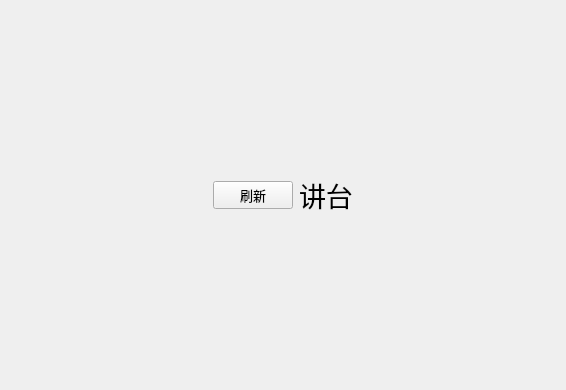
<?xml version="1.0" encoding="UTF-8"?>
<ui version="4.0">
 <class>RSAppClass</class>
 <widget class="QMainWindow" name="RSAppClass">
  <property name="geometry">
   <rect>
    <x>0</x>
    <y>0</y>
    <width>566</width>
    <height>390</height>
   </rect>
  </property>
  <property name="windowTitle">
   <string>RSApp</string>
  </property>
  <widget class="QWidget" name="centralWidget">
   <property name="enabled">
    <bool>true</bool>
   </property>
   <property name="sizePolicy">
    <sizepolicy hsizetype="Preferred" vsizetype="Preferred">
     <horstretch>0</horstretch>
     <verstretch>0</verstretch>
    </sizepolicy>
   </property>
   <layout class="QVBoxLayout" name="verticalLayout" stretch="0,1">
    <item>
     <layout class="QHBoxLayout" name="horizontalLayout" stretch="1,0,0,1">
      <item>
       <spacer name="horizontalSpacer">
        <property name="orientation">
         <enum>Qt::Horizontal</enum>
        </property>
        <property name="sizeHint" stdset="0">
         <size>
          <width>40</width>
          <height>20</height>
         </size>
        </property>
       </spacer>
      </item>
      <item>
       <widget class="QPushButton" name="pushButton">
        <property name="enabled">
         <bool>true</bool>
        </property>
        <property name="sizePolicy">
         <sizepolicy hsizetype="Fixed" vsizetype="Fixed">
          <horstretch>0</horstretch>
          <verstretch>0</verstretch>
         </sizepolicy>
        </property>
        <property name="font">
         <font>
          <family>微软雅黑</family>
          <pointsize>10</pointsize>
         </font>
        </property>
        <property name="text">
         <string>刷新</string>
        </property>
       </widget>
      </item>
      <item>
       <widget class="QLabel" name="label">
        <property name="sizePolicy">
         <sizepolicy hsizetype="Expanding" vsizetype="Expanding">
          <horstretch>0</horstretch>
          <verstretch>0</verstretch>
         </sizepolicy>
        </property>
        <property name="font">
         <font>
          <family>微软雅黑</family>
          <pointsize>20</pointsize>
          <weight>50</weight>
          <bold>false</bold>
         </font>
        </property>
        <property name="text">
         <string>讲台</string>
        </property>
       </widget>
      </item>
      <item>
       <spacer name="horizontalSpacer_2">
        <property name="orientation">
         <enum>Qt::Horizontal</enum>
        </property>
        <property name="sizeHint" stdset="0">
         <size>
          <width>40</width>
          <height>20</height>
         </size>
        </property>
       </spacer>
      </item>
     </layout>
    </item>
    <item>
     <layout class="QGridLayout" name="gridLayout"/>
    </item>
   </layout>
  </widget>
 </widget>
 <layoutdefault spacing="6" margin="11"/>
 <resources>
  <include location="rsapp.qrc"/>
 </resources>
 <connections>
  <connection>
   <sender>pushButton</sender>
   <signal>clicked()</signal>
   <receiver>RSAppClass</receiver>
   <slot>on_push_button_clicked()</slot>
   <hints>
    <hint type="sourcelabel">
     <x>257</x>
     <y>29</y>
    </hint>
    <hint type="destinationlabel">
     <x>256</x>
     <y>46</y>
    </hint>
   </hints>
  </connection>
 </connections>
 <slots>
  <slot>on_push_button_clicked()</slot>
 </slots>
</ui>
